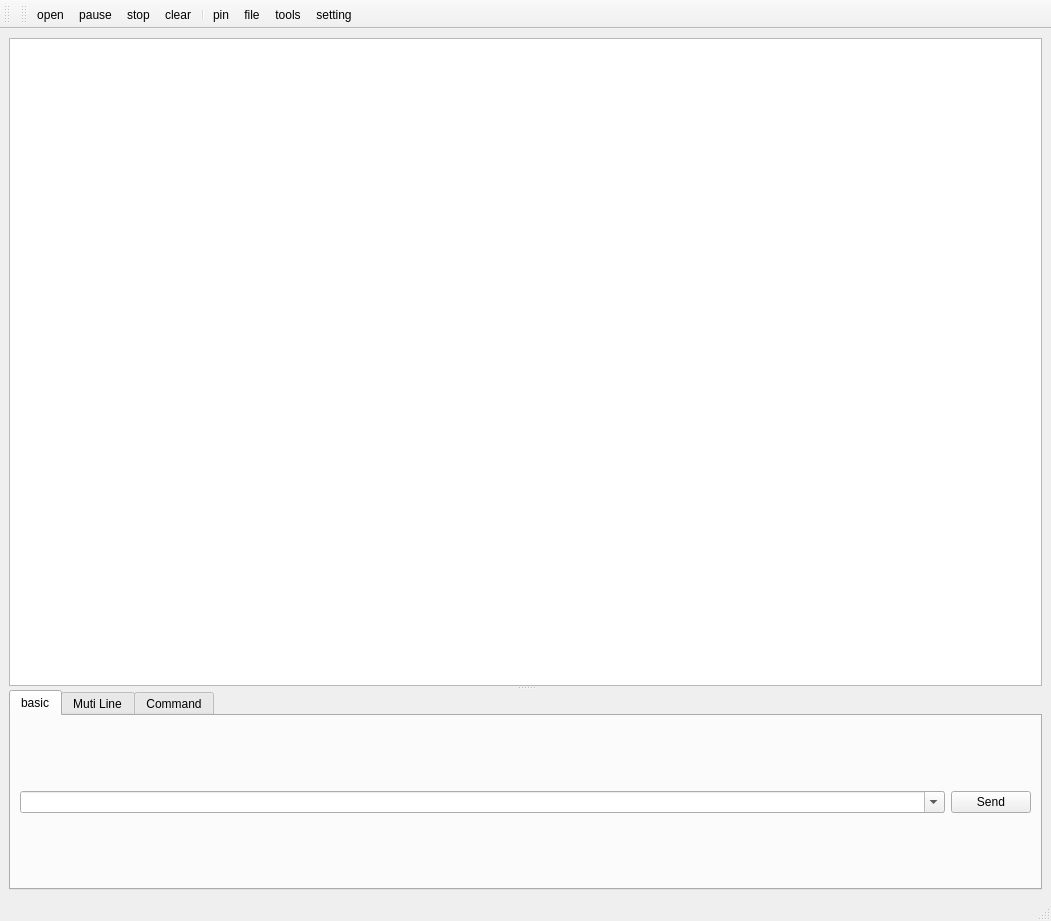
<?xml version="1.0" encoding="UTF-8"?>
<ui version="4.0">
 <class>MainWindow</class>
 <widget class="QMainWindow" name="MainWindow">
  <property name="geometry">
   <rect>
    <x>0</x>
    <y>0</y>
    <width>1051</width>
    <height>921</height>
   </rect>
  </property>
  <property name="windowTitle">
   <string>CoCOM</string>
  </property>
  <property name="iconSize">
   <size>
    <width>30</width>
    <height>30</height>
   </size>
  </property>
  <widget class="QWidget" name="centralwidget">
   <layout class="QVBoxLayout" name="verticalLayout">
    <item>
     <widget class="QSplitter" name="horizontalSplitter">
      <property name="orientation">
       <enum>Qt::Vertical</enum>
      </property>
      <widget class="QTextBrowser" name="outputTextBrowser">
       <property name="minimumSize">
        <size>
         <width>600</width>
         <height>0</height>
        </size>
       </property>
      </widget>
      <widget class="QTabWidget" name="inputTabWidget">
       <property name="maximumSize">
        <size>
         <width>16777215</width>
         <height>200</height>
        </size>
       </property>
       <property name="currentIndex">
        <number>0</number>
       </property>
       <widget class="QWidget" name="basicSendTab">
        <attribute name="title">
         <string>basic</string>
        </attribute>
        <layout class="QHBoxLayout" name="horizontalLayout_3">
         <item>
          <widget class="QComboBox" name="comboBox">
           <property name="sizePolicy">
            <sizepolicy hsizetype="Expanding" vsizetype="Fixed">
             <horstretch>0</horstretch>
             <verstretch>0</verstretch>
            </sizepolicy>
           </property>
           <property name="editable">
            <bool>true</bool>
           </property>
          </widget>
         </item>
         <item>
          <widget class="QPushButton" name="basicSendButton">
           <property name="text">
            <string>Send</string>
           </property>
          </widget>
         </item>
        </layout>
       </widget>
       <widget class="QWidget" name="multiLineSendTab">
        <attribute name="title">
         <string>Muti Line</string>
        </attribute>
        <layout class="QHBoxLayout" name="horizontalLayout_2">
         <item>
          <widget class="QPlainTextEdit" name="plainTextEdit"/>
         </item>
         <item>
          <layout class="QVBoxLayout" name="verticalLayout_5">
           <item>
            <spacer name="verticalSpacer_2">
             <property name="orientation">
              <enum>Qt::Vertical</enum>
             </property>
             <property name="sizeHint" stdset="0">
              <size>
               <width>20</width>
               <height>40</height>
              </size>
             </property>
            </spacer>
           </item>
           <item>
            <widget class="QPushButton" name="nultiSendButton">
             <property name="text">
              <string>Send</string>
             </property>
            </widget>
           </item>
          </layout>
         </item>
        </layout>
       </widget>
       <widget class="QWidget" name="commandTab">
        <attribute name="title">
         <string>Command</string>
        </attribute>
        <layout class="QGridLayout" name="gridLayout">
         <item row="0" column="0">
          <layout class="QHBoxLayout" name="horizontalLayout_14">
           <item>
            <widget class="QLineEdit" name="lineEdit"/>
           </item>
           <item>
            <widget class="QPushButton" name="pushButton">
             <property name="text">
              <string>PushButton</string>
             </property>
            </widget>
           </item>
          </layout>
         </item>
         <item row="0" column="1">
          <layout class="QHBoxLayout" name="horizontalLayout_23">
           <item>
            <widget class="QLineEdit" name="lineEdit_10"/>
           </item>
           <item>
            <widget class="QPushButton" name="pushButton_10">
             <property name="text">
              <string>PushButton</string>
             </property>
            </widget>
           </item>
          </layout>
         </item>
         <item row="1" column="0">
          <layout class="QHBoxLayout" name="horizontalLayout_15">
           <item>
            <widget class="QLineEdit" name="lineEdit_2"/>
           </item>
           <item>
            <widget class="QPushButton" name="pushButton_2">
             <property name="text">
              <string>PushButton</string>
             </property>
            </widget>
           </item>
          </layout>
         </item>
         <item row="1" column="1">
          <layout class="QHBoxLayout" name="horizontalLayout_20">
           <item>
            <widget class="QLineEdit" name="lineEdit_7"/>
           </item>
           <item>
            <widget class="QPushButton" name="pushButton_7">
             <property name="text">
              <string>PushButton</string>
             </property>
            </widget>
           </item>
          </layout>
         </item>
         <item row="2" column="0">
          <layout class="QHBoxLayout" name="horizontalLayout_16">
           <item>
            <widget class="QLineEdit" name="lineEdit_3"/>
           </item>
           <item>
            <widget class="QPushButton" name="pushButton_3">
             <property name="text">
              <string>PushButton</string>
             </property>
            </widget>
           </item>
          </layout>
         </item>
         <item row="2" column="1">
          <layout class="QHBoxLayout" name="horizontalLayout_22">
           <item>
            <widget class="QLineEdit" name="lineEdit_9"/>
           </item>
           <item>
            <widget class="QPushButton" name="pushButton_9">
             <property name="text">
              <string>PushButton</string>
             </property>
            </widget>
           </item>
          </layout>
         </item>
         <item row="3" column="0">
          <layout class="QHBoxLayout" name="horizontalLayout_17">
           <item>
            <widget class="QLineEdit" name="lineEdit_4"/>
           </item>
           <item>
            <widget class="QPushButton" name="pushButton_4">
             <property name="text">
              <string>PushButton</string>
             </property>
            </widget>
           </item>
          </layout>
         </item>
         <item row="3" column="1">
          <layout class="QHBoxLayout" name="horizontalLayout_21">
           <item>
            <widget class="QLineEdit" name="lineEdit_8"/>
           </item>
           <item>
            <widget class="QPushButton" name="pushButton_8">
             <property name="text">
              <string>PushButton</string>
             </property>
            </widget>
           </item>
          </layout>
         </item>
         <item row="4" column="0">
          <layout class="QHBoxLayout" name="horizontalLayout_18">
           <item>
            <widget class="QLineEdit" name="lineEdit_5"/>
           </item>
           <item>
            <widget class="QPushButton" name="pushButton_5">
             <property name="text">
              <string>PushButton</string>
             </property>
            </widget>
           </item>
          </layout>
         </item>
         <item row="4" column="1">
          <layout class="QHBoxLayout" name="horizontalLayout_19">
           <item>
            <widget class="QLineEdit" name="lineEdit_6"/>
           </item>
           <item>
            <widget class="QPushButton" name="pushButton_6">
             <property name="text">
              <string>PushButton</string>
             </property>
            </widget>
           </item>
          </layout>
         </item>
        </layout>
       </widget>
      </widget>
     </widget>
    </item>
   </layout>
  </widget>
  <widget class="QToolBar" name="configToolBar">
   <property name="windowTitle">
    <string>toolBar</string>
   </property>
   <attribute name="toolBarArea">
    <enum>TopToolBarArea</enum>
   </attribute>
   <attribute name="toolBarBreak">
    <bool>false</bool>
   </attribute>
  </widget>
  <widget class="QToolBar" name="buttosToolBar">
   <property name="windowTitle">
    <string>toolBar</string>
   </property>
   <attribute name="toolBarArea">
    <enum>TopToolBarArea</enum>
   </attribute>
   <attribute name="toolBarBreak">
    <bool>false</bool>
   </attribute>
   <addaction name="openAction"/>
   <addaction name="pauseAction"/>
   <addaction name="stopAction"/>
   <addaction name="clearAction"/>
   <addaction name="separator"/>
   <addaction name="actionPin"/>
   <addaction name="fileAction"/>
   <addaction name="toolsAction"/>
   <addaction name="settingAction"/>
  </widget>
  <widget class="QStatusBar" name="statusbar"/>
  <action name="actionPin">
   <property name="checkable">
    <bool>true</bool>
   </property>
   <property name="icon">
    <iconset resource="../assets/assets.qrc">
     <normaloff>:/assets/icons/pushpin.svg</normaloff>:/assets/icons/pushpin.svg</iconset>
   </property>
   <property name="text">
    <string>pin</string>
   </property>
  </action>
  <action name="openAction">
   <property name="checkable">
    <bool>true</bool>
   </property>
   <property name="icon">
    <iconset resource="../assets/assets.qrc">
     <normaloff>:/assets/icons/play.svg</normaloff>:/assets/icons/play.svg</iconset>
   </property>
   <property name="text">
    <string>open</string>
   </property>
  </action>
  <action name="pauseAction">
   <property name="checkable">
    <bool>true</bool>
   </property>
   <property name="icon">
    <iconset resource="../assets/assets.qrc">
     <normaloff>:/assets/icons/pause.svg</normaloff>:/assets/icons/pause.svg</iconset>
   </property>
   <property name="text">
    <string>pause</string>
   </property>
  </action>
  <action name="stopAction">
   <property name="icon">
    <iconset resource="../assets/assets.qrc">
     <normaloff>:/assets/icons/stop.svg</normaloff>:/assets/icons/stop.svg</iconset>
   </property>
   <property name="text">
    <string>stop</string>
   </property>
  </action>
  <action name="clearAction">
   <property name="icon">
    <iconset resource="../assets/assets.qrc">
     <normaloff>:/assets/icons/sync.svg</normaloff>:/assets/icons/sync.svg</iconset>
   </property>
   <property name="text">
    <string>clear</string>
   </property>
  </action>
  <action name="settingAction">
   <property name="icon">
    <iconset resource="../assets/assets.qrc">
     <normaloff>:/assets/icons/sliders.svg</normaloff>:/assets/icons/sliders.svg</iconset>
   </property>
   <property name="text">
    <string>setting</string>
   </property>
  </action>
  <action name="toolsAction">
   <property name="icon">
    <iconset resource="../assets/assets.qrc">
     <normaloff>:/assets/icons/wrench.svg</normaloff>:/assets/icons/wrench.svg</iconset>
   </property>
   <property name="text">
    <string>tools</string>
   </property>
  </action>
  <action name="fileAction">
   <property name="checkable">
    <bool>true</bool>
   </property>
   <property name="icon">
    <iconset resource="../assets/assets.qrc">
     <normaloff>:/assets/icons/file.svg</normaloff>:/assets/icons/file.svg</iconset>
   </property>
   <property name="text">
    <string>file</string>
   </property>
  </action>
  <action name="sidebarAction">
   <property name="checkable">
    <bool>true</bool>
   </property>
   <property name="icon">
    <iconset resource="../assets/assets.qrc">
     <normaloff>:/assets/icons/side-bar.svg</normaloff>:/assets/icons/side-bar.svg</iconset>
   </property>
   <property name="text">
    <string>sidebar</string>
   </property>
  </action>
 </widget>
 <resources>
  <include location="../assets/assets.qrc"/>
 </resources>
 <connections/>
</ui>
